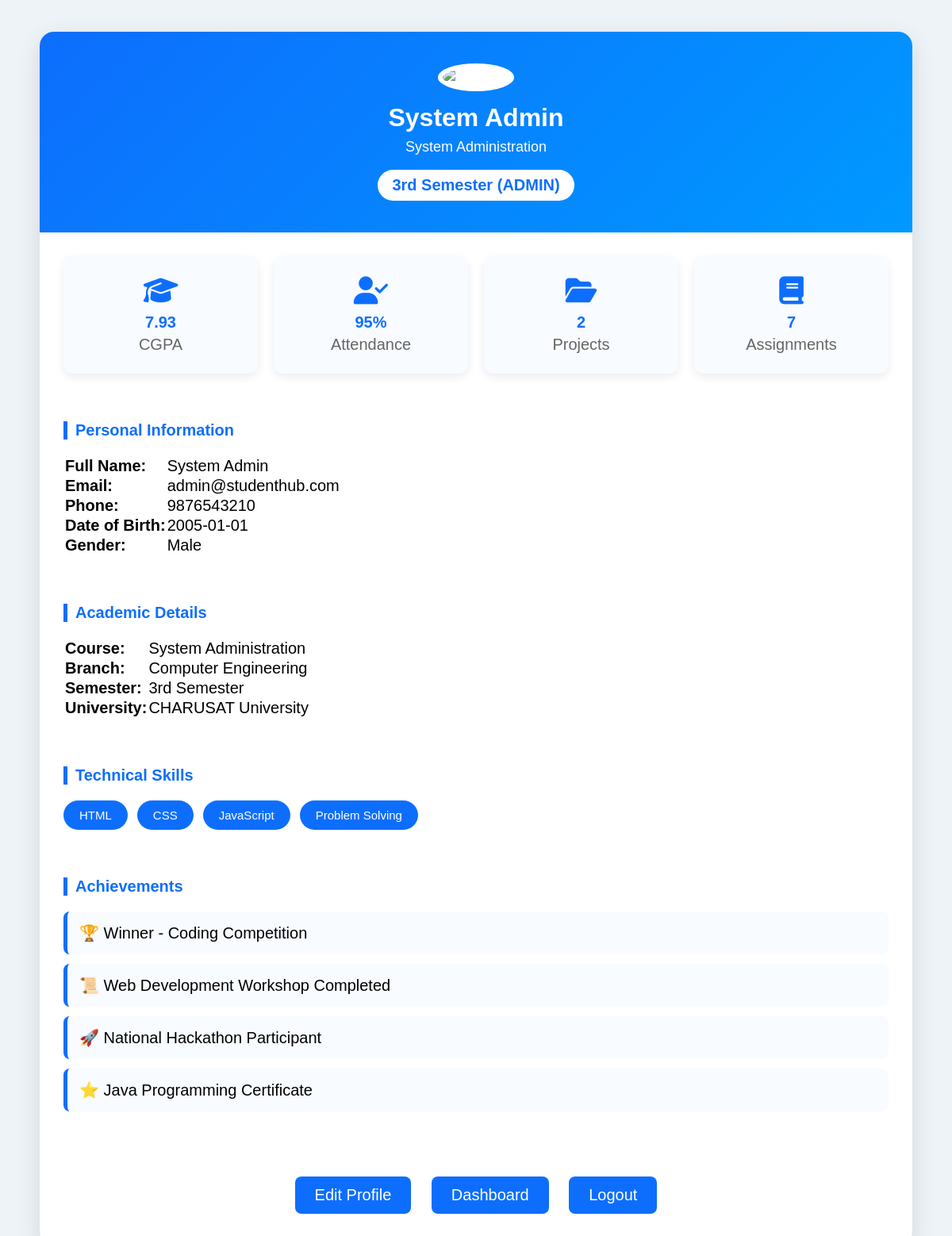
The page /profile.php (signed in) on the database its author committed.
### tables this page shows
CREATE TABLE IF NOT EXISTS `students` (
    `id` INT AUTO_INCREMENT PRIMARY KEY,
    `name` VARCHAR(100) NOT NULL,
    `email` VARCHAR(100) NOT NULL UNIQUE,
    `mobile` VARCHAR(15) NOT NULL,
    `password` VARCHAR(255) NOT NULL,
    `dob` DATE NULL,
    `gender` VARCHAR(10) NULL,
    `course` VARCHAR(50) NULL,
    `skills` VARCHAR(150) NULL,
    `address` TEXT NULL,
    `role` VARCHAR(20) NOT NULL DEFAULT 'student',
    `remember_token` VARCHAR(255) NULL,
    `reg_date` TIMESTAMP DEFAULT CURRENT_TIMESTAMP
);

### profile.php (the view, shortened to what this page needs)
<?php
require_once "auth.php";
$userId = $_SESSION['user_id'];
$stmt = mysqli_prepare($conn, "SELECT * FROM students WHERE id = ?");
mysqli_stmt_bind_param($stmt, "i", $userId);
mysqli_stmt_execute($stmt);
$res = mysqli_stmt_get_result($stmt);
$student = mysqli_fetch_assoc($res);
$studentName   = $student['name'] ?? $_SESSION['user_name'];
$studentEmail  = $student['email'] ?? $_SESSION['user_email'];
$studentCourse = $student['course'] ?? 'B.Tech Computer Engineering';
$studentMobile = $student['mobile'] ?? '+91 9876543210';
$studentGender = $student['gender'] ?? 'Male';
$studentDob    = $student['dob'] ?? '2005-01-01';
$studentSkills = !empty($student['skills']) ? explode(',', $student['skills']) : ['HTML', 'CSS', 'JavaScript', 'Problem Solving'];
?>
<!DOCTYPE html>
<html lang="en">
<head>
    <link rel="stylesheet" href="profile.css">
    <link rel="stylesheet" href="https://cdnjs.cloudflare.com/ajax/libs/font-awesome/6.4.0/css/all.min.css">
</head>
<body>
    <div class="container">
    <div class="profile-header">
        <img src="https://cdn-icons-png.flaticon.com/512/3135/3135715.png" alt="Student">
        <h1><?php echo htmlspecialchars($studentName); ?></h1>
        <p><?php echo htmlspecialchars($studentCourse); ?></p>
        <span class="badge">3rd Semester (<?php echo strtoupper(htmlspecialchars($_SESSION['user_role'])); ?>)</span>
    </div>
    <div class="stats">
        <div class="card">
            <i class="fa-solid fa-graduation-cap"></i>
            <h2>7.93</h2>
            <p>CGPA</p>
        </div>
        <div class="card">
            <i class="fa-solid fa-user-check"></i>
            <h2>95%</h2>
            <p>Attendance</p>
        </div>
        <div class="card">
            <i class="fa-solid fa-folder-open"></i>
            <h2>2</h2>
            <p>Projects</p>
        </div>
        <div class="card">
            <i class="fa-solid fa-book"></i>
            <h2>7</h2>
            <p>Assignments</p>
        </div>
    </div>
    <div class="section">
        <h2>Personal Information</h2>
        <table>
            <tr>
                <td><b>Full Name:</b></td>
                <td><?php echo htmlspecialchars($studentName); ?></td>
            </tr>
            <tr>
                <td><b>Email:</b></td>
                <td><?php echo htmlspecialchars($studentEmail); ?></td>
            </tr>
            <tr>
                <td><b>Phone:</b></td>
                <td><?php echo htmlspecialchars($studentMobile); ?></td>
            </tr>
            <tr>
                <td><b>Date of Birth:</b></td>
                <td><?php echo htmlspecialchars($studentDob); ?></td>
            </tr>
            <tr>
                <td><b>Gender:</b></td>
                <td><?php echo htmlspecialchars($studentGender); ?></td>
            </tr>
        </table>
    </div>
    <div class="section">
        <h2>Academic Details</h2>
        <table>
            <tr>
                <td><b>Course:</b></td>
                <td><?php echo htmlspecialchars($studentCourse); ?></td>
            </tr>
            <tr>
                <td><b>Branch:</b></td>
                <td>Computer Engineering</td>
            </tr>
            <tr>
                <td><b>Semester:</b></td>
                <td>3rd Semester</td>
            </tr>
            <tr>
                <td><b>University:</b></td>
                <td>CHARUSAT University</td>
            </tr>
        </table>
    </div>
    <div class="section">
        <h2>Technical Skills</h2>
        <div class="skills">
            <?php foreach ($studentSkills as $skill): ?>
                <span><?php echo htmlspecialchars(trim($skill)); ?></span>
            <?php endforeach; ?>
        </div>
    </div>
    <div class="section">
        <h2>Achievements</h2>
        <ul>
            <li>🏆 Winner - Coding Competition</li>
            <li>📜 Web Development Workshop Completed</li>
            <li>🚀 National Hackathon Participant</li>
            <li>⭐ Java Programming Certificate</li>
        </ul>
    </div>
    <div class="buttons">
        <a href="edit.php">Edit Profile</a>
        <a href="dashboard.php">Dashboard</a>
        <a href="logout.php">Logout</a>
    </div>
</div>
</body>
</html>

### profile.css (style rules this page uses)
* { margin:0; padding:0; box-sizing:border-box; font-family:'Poppins',sans-serif; font-size: 20px; }
body { background:#eef3f8; padding:40px; }
.container { max-width:1100px; margin:auto; background:#fff; border-radius:18px; overflow:hidden; box-shadow:0 10px 30px rgba(0,0,0,0.12); }
.profile-header { background:linear-gradient(135deg,#0d6efd,#0099ff); color:white; text-align:center; padding:40px 20px; }
.profile-header img { width:150px; height:150px; border-radius:50%; border:6px solid white; object-fit:cover; margin-bottom:15px; background:white; }
.profile-header h1 { font-size:32px; margin-bottom:8px; }
.profile-header p { font-size:18px; margin-bottom:18px; }
.badge { display:inline-block; background:white; color:#0d6efd; padding:8px 18px; border-radius:30px; font-weight:600; }
.stats { display:grid; grid-template-columns:repeat(auto-fit,minmax(180px,1fr)); gap:20px; padding:30px; }
.card { background:#f8fbff; border-radius:12px; padding:25px; text-align:center; box-shadow:0 4px 12px rgba(0,0,0,.08); transition:.3s; }
.card i { font-size:35px; color:#0d6efd; margin-bottom:12px; }
.card h2 { color:#0d6efd; margin-bottom:5px; }
.card p { color:#666; }
.section { padding:30px; }
.section h2 { color:#0d6efd; margin-bottom:20px; border-left:5px solid #0d6efd; padding-left:10px; }
.skills { display:flex; flex-wrap:wrap; gap:12px; }
.skills span { background:#0d6efd; color:white; padding:10px 20px; border-radius:30px; font-size:15px; transition:.3s; }
.section ul { list-style:none; }
.section ul li { background:#f8fbff; margin-bottom:12px; padding:15px; border-left:5px solid #0d6efd; border-radius:8px; }
.buttons { text-align:center; padding:30px; }
.buttons a { display:inline-block; text-decoration:none; color:white; background:#0d6efd; padding:12px 25px; margin:10px; border-radius:8px; font-weight:500; transition:.3s; }

### rows shown on the page
students: name "System Admin", course "System Administration", email "admin@studenthub.com", mobile "9876543210", dob "2005-01-01", gender "Male", skills "HTML", skills "CSS", skills "JavaScript", skills "Problem Solving"

### other values the page prints
$_SESSION['user_role'] "ADMIN"
